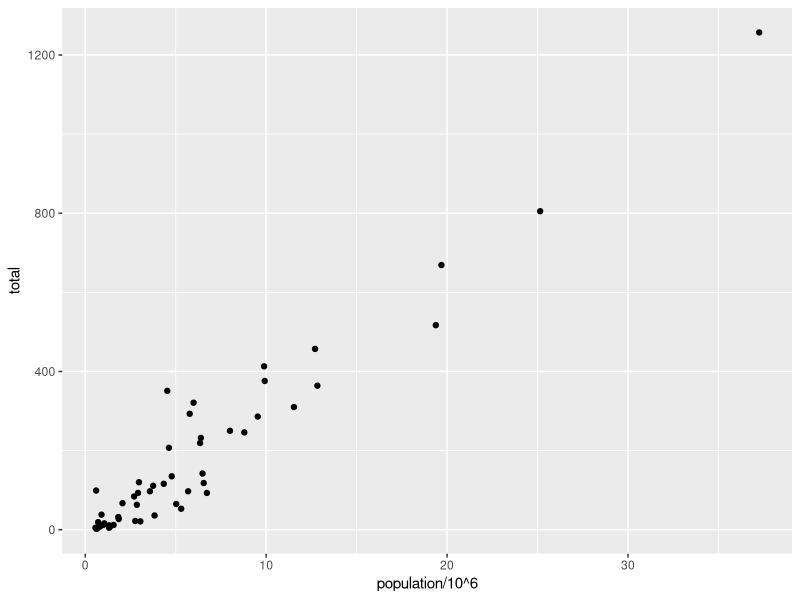
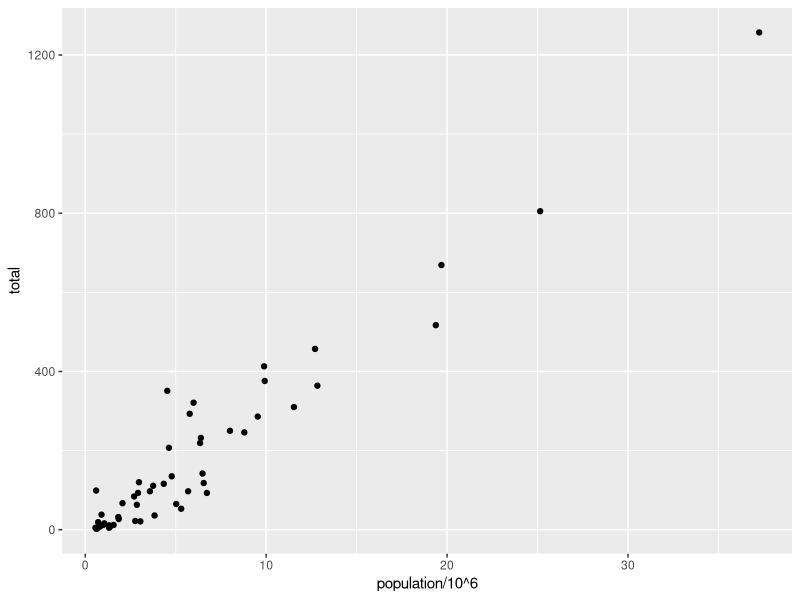
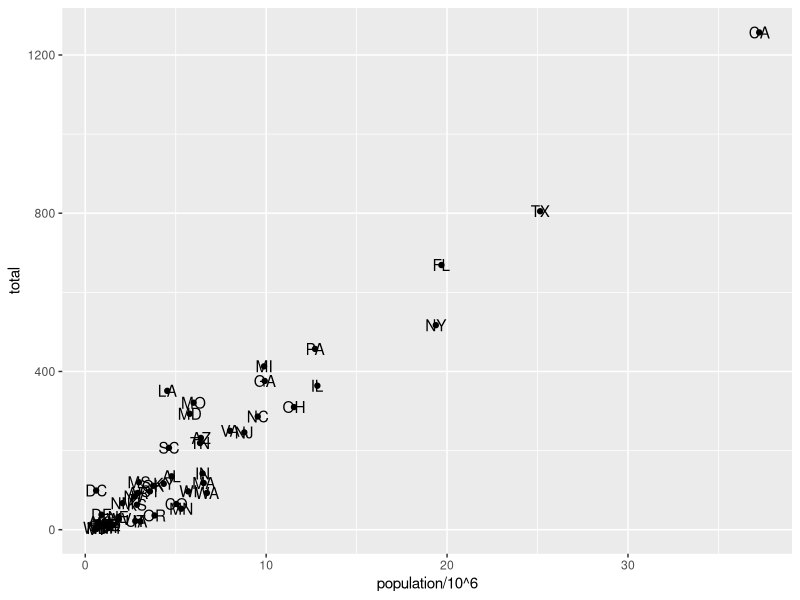
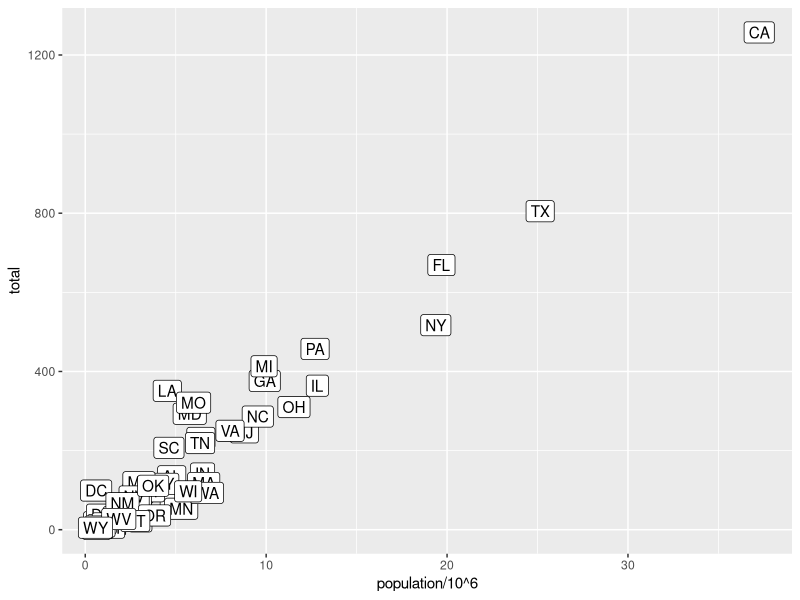

These charts were generated, in order, by the following R code:

# Data %>%ggplot()+LAYER 1+LAYER 2+...+LAYER n
# geom_point()
# aes() aesthetic mapping

library(tidyverse)
library(dslabs)
data(murders)

murders %>% ggplot() +
  geom_point(aes(x = population/10^6, y = total))

# add points layer to predefined ggplot object
p <- ggplot(data = murders)
p + geom_point(aes(population/10^6, total))

# add text layer to scatterplot
p + geom_point(aes(population/10^6, total)) +
  geom_text(aes(population/10^6, total, label = abb))

p + geom_point(aes(population/10^6, total)) +
  geom_label(aes(population/10^6, total, label = abb))
